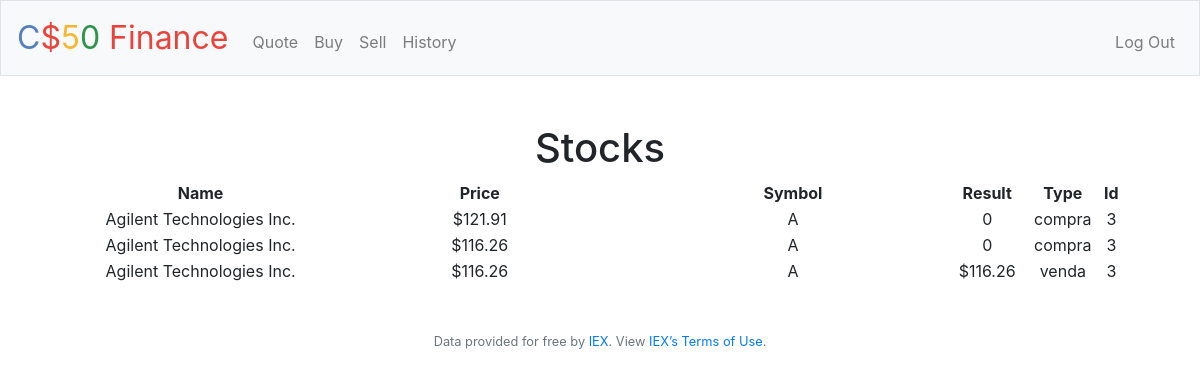
The app's page /history (signed in) with its own data.
### tables this page shows
CREATE TABLE historyc(name varchar(255), price FLOAT, symbol varchar(255), result varchar(255), tipe varchar(255), id INTENGER, FOREIGN KEY(id) REFERENCES users(id));

### application.py (the view)
@app.route("/history")
@login_required
def history():
    bgg = db.execute("SELECT * FROM historyc WHERE id = ?", session["user_id"])
    return render_template("history.html", data = bgg)
    return apology("TODO")

### application.py (called while the page is built)
@app.after_request
def after_request(response):
    response.headers["Cache-Control"] = "no-cache, no-store, must-revalidate"
    response.headers["Expires"] = 0
    response.headers["Pragma"] = "no-cache"
    return response

### helpers.py (called while the page is built)
def login_required(f):
    @wraps(f)
    def decorated_function(*args, **kwargs):
        if session.get("user_id") is None:
            return redirect("/login")
        return f(*args, **kwargs)
    return decorated_function

### templates/history.html (shortened to what this page needs)
{% extends "layout.html" %}
{% block main %}
    <h1>Stocks</h1>
    <table style="width:100%" align=center>
        <tr>
            <th>Name</th>
            <th style="width:30%">Price</th>
            <th style="width:30%">Symbol</th>
            <th>Result</th>
            <th>Type</th>
            <th>Id</th>
        </tr>
        {% for row in data %}
        <tr>
            <td>{{ row.name }}</td>
            <td>{{ row.price }}</td>
            <td>{{ row.symbol }}</td>
            <td>{{ row.result }}</td>
            <td>{{ row.tipe }}</td>
            <td>{{ row.id }}</td>
        </tr>
        {% endfor %}
    </table>
{% endblock %}

### templates/layout.html (shortened to what this page needs)
<!DOCTYPE html>
<html lang="en">
    <head>
        <link rel="stylesheet" href="https://cdn.jsdelivr.net/npm/bootstrap@4.5.3/dist/css/bootstrap.min.css">
        <link href="/static/styles.css" rel="stylesheet">
    </head>
    <body>
        <nav class="navbar navbar-expand-md navbar-light bg-light border">
            <a class="navbar-brand" href="/"><span class="blue">C</span><span class="red">$</span><span class="yellow">5</span><span class="green">0</span> <span class="red">Finance</span></a>
            <div class="collapse navbar-collapse" id="navbar">
                {% if session.user_id %}
                    <ul class="navbar-nav mr-auto mt-2">
                        <li class="nav-item"><a class="nav-link" href="/quote">Quote</a></li>
                        <li class="nav-item"><a class="nav-link" href="/buy">Buy</a></li>
                        <li class="nav-item"><a class="nav-link" href="/sell">Sell</a></li>
                        <li class="nav-item"><a class="nav-link" href="/history">History</a></li>
                    </ul>
                    <ul class="navbar-nav ml-auto mt-2">
                        <li class="nav-item"><a class="nav-link" href="/logout">Log Out</a></li>
                    </ul>
                {% else %}
                    <ul class="navbar-nav ml-auto mt-2">
                        <li class="nav-item"><a class="nav-link" href="/register">Register</a></li>
                        <li class="nav-item"><a class="nav-link" href="/login">Log In</a></li>
                    </ul>
                {% endif %}
            </div>
        </nav>
        <main class="container p-5">
            {% block main %}{% endblock %}
        </main>
        <footer class="small text-center text-muted">
            Data provided for free by <a href="https://iextrading.com/developer">IEX</a>. View <a href="https://iextrading.com/api-exhibit-a/">IEX’s Terms of Use</a>.
        </footer>
    </body>
</html>

### static/styles.css (style rules this page uses)
nav .navbar-brand { font-size: xx-large; }
nav .navbar-brand .blue { color: #537fbe; }
nav .navbar-brand .red { color: #ea433b; }
nav .navbar-brand .yellow { color: #f5b82e; }
nav .navbar-brand .green { color: #2e944b; }
main { overflow-x: auto; text-align: center; }

### records on screen
historyc: name "Agilent Technologies Inc.", price "$121.91", symbol "A", result "0", tipe "compra", id "3"
historyc: name "Agilent Technologies Inc.", price "$116.26", symbol "A", result "0", tipe "compra", id "3"
historyc: name "Agilent Technologies Inc.", price "$116.26", symbol "A", result "$116.26", tipe "venda", id "3"
